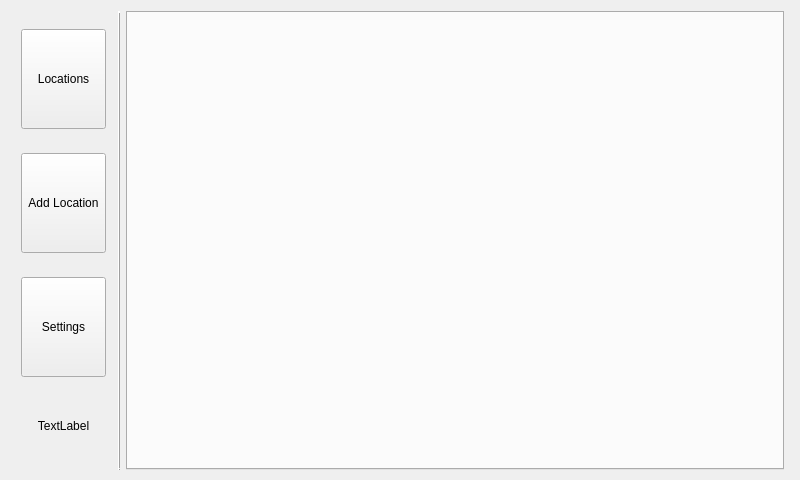
<?xml version="1.0" encoding="UTF-8"?>
<ui version="4.0">
 <class>RevelesGui</class>
 <widget class="QWidget" name="RevelesGui">
  <property name="geometry">
   <rect>
    <x>0</x>
    <y>0</y>
    <width>800</width>
    <height>480</height>
   </rect>
  </property>
  <property name="sizePolicy">
   <sizepolicy hsizetype="Fixed" vsizetype="Fixed">
    <horstretch>0</horstretch>
    <verstretch>0</verstretch>
   </sizepolicy>
  </property>
  <property name="minimumSize">
   <size>
    <width>800</width>
    <height>480</height>
   </size>
  </property>
  <property name="maximumSize">
   <size>
    <width>800</width>
    <height>480</height>
   </size>
  </property>
  <property name="windowTitle">
   <string>RevelesGUI</string>
  </property>
  <widget class="QWidget" name="horizontalLayoutWidget">
   <property name="geometry">
    <rect>
     <x>0</x>
     <y>0</y>
     <width>805</width>
     <height>481</height>
    </rect>
   </property>
   <layout class="QHBoxLayout" name="horizontalLayout">
    <item>
     <layout class="QVBoxLayout" name="verticalLayout">
      <property name="leftMargin">
       <number>10</number>
      </property>
      <property name="rightMargin">
       <number>6</number>
      </property>
      <item>
       <widget class="QToolButton" name="locationsScreenPB">
        <property name="maximumSize">
         <size>
          <width>100</width>
          <height>100</height>
         </size>
        </property>
        <property name="text">
         <string>Locations</string>
        </property>
       </widget>
      </item>
      <item>
       <widget class="QToolButton" name="addLocationPB">
        <property name="maximumSize">
         <size>
          <width>100</width>
          <height>100</height>
         </size>
        </property>
        <property name="text">
         <string>Add Location</string>
        </property>
       </widget>
      </item>
      <item>
       <widget class="QToolButton" name="settingsScreenPB">
        <property name="maximumSize">
         <size>
          <width>100</width>
          <height>100</height>
         </size>
        </property>
        <property name="text">
         <string>Settings</string>
        </property>
       </widget>
      </item>
      <item>
       <widget class="QLabel" name="testingLabel">
        <property name="maximumSize">
         <size>
          <width>100</width>
          <height>50</height>
         </size>
        </property>
        <property name="text">
         <string>TextLabel</string>
        </property>
        <property name="alignment">
         <set>Qt::AlignCenter</set>
        </property>
       </widget>
      </item>
     </layout>
    </item>
    <item>
     <widget class="QFrame" name="frame">
      <property name="maximumSize">
       <size>
        <width>2</width>
        <height>480</height>
       </size>
      </property>
      <property name="frameShape">
       <enum>QFrame::VLine</enum>
      </property>
      <property name="frameShadow">
       <enum>QFrame::Raised</enum>
      </property>
      <property name="lineWidth">
       <number>2</number>
      </property>
     </widget>
    </item>
    <item>
     <layout class="QVBoxLayout" name="lpbLayout">
      <property name="rightMargin">
       <number>10</number>
      </property>
      <item>
       <widget class="QTabWidget" name="tabWidget">
        <property name="tabPosition">
         <enum>QTabWidget::North</enum>
        </property>
        <property name="tabShape">
         <enum>QTabWidget::Rounded</enum>
        </property>
        <property name="currentIndex">
         <number>-1</number>
        </property>
       </widget>
      </item>
     </layout>
    </item>
   </layout>
  </widget>
 </widget>
 <layoutdefault spacing="6" margin="11"/>
 <resources/>
 <connections/>
</ui>
